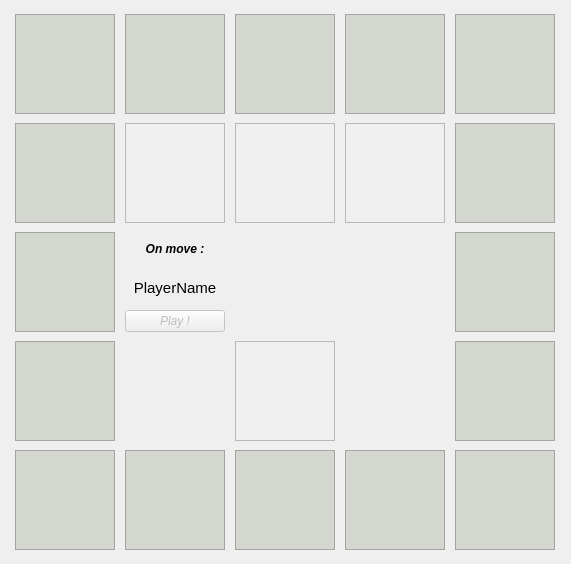
<?xml version="1.0" encoding="UTF-8"?>
<ui version="4.0">
 <class>GameWindow</class>
 <widget class="QWidget" name="GameWindow">
  <property name="geometry">
   <rect>
    <x>0</x>
    <y>0</y>
    <width>571</width>
    <height>564</height>
   </rect>
  </property>
  <property name="minimumSize">
   <size>
    <width>571</width>
    <height>564</height>
   </size>
  </property>
  <property name="maximumSize">
   <size>
    <width>571</width>
    <height>564</height>
   </size>
  </property>
  <property name="windowTitle">
   <string>Monopoly</string>
  </property>
  <layout class="QGridLayout" name="gridLayout">
   <item row="0" column="0">
    <widget class="StartField" name="field0Frame">
     <property name="minimumSize">
      <size>
       <width>100</width>
       <height>100</height>
      </size>
     </property>
     <property name="maximumSize">
      <size>
       <width>100</width>
       <height>100</height>
      </size>
     </property>
     <property name="styleSheet">
      <string notr="true">background-color: rgb(211, 215, 207);</string>
     </property>
     <property name="frameShape">
      <enum>QFrame::StyledPanel</enum>
     </property>
     <property name="frameShadow">
      <enum>QFrame::Raised</enum>
     </property>
    </widget>
   </item>
   <item row="0" column="1">
    <widget class="Field" name="field1Frame">
     <property name="minimumSize">
      <size>
       <width>100</width>
       <height>100</height>
      </size>
     </property>
     <property name="maximumSize">
      <size>
       <width>100</width>
       <height>100</height>
      </size>
     </property>
     <property name="styleSheet">
      <string notr="true">background-color: rgb(211, 215, 207);</string>
     </property>
     <property name="frameShape">
      <enum>QFrame::StyledPanel</enum>
     </property>
     <property name="frameShadow">
      <enum>QFrame::Raised</enum>
     </property>
    </widget>
   </item>
   <item row="0" column="2">
    <widget class="Field" name="field2Frame">
     <property name="minimumSize">
      <size>
       <width>100</width>
       <height>100</height>
      </size>
     </property>
     <property name="maximumSize">
      <size>
       <width>100</width>
       <height>100</height>
      </size>
     </property>
     <property name="styleSheet">
      <string notr="true">background-color: rgb(211, 215, 207);</string>
     </property>
     <property name="frameShape">
      <enum>QFrame::StyledPanel</enum>
     </property>
     <property name="frameShadow">
      <enum>QFrame::Raised</enum>
     </property>
    </widget>
   </item>
   <item row="0" column="3">
    <widget class="Field" name="field3Frame">
     <property name="minimumSize">
      <size>
       <width>100</width>
       <height>100</height>
      </size>
     </property>
     <property name="maximumSize">
      <size>
       <width>100</width>
       <height>100</height>
      </size>
     </property>
     <property name="styleSheet">
      <string notr="true">background-color: rgb(211, 215, 207);</string>
     </property>
     <property name="frameShape">
      <enum>QFrame::StyledPanel</enum>
     </property>
     <property name="frameShadow">
      <enum>QFrame::Raised</enum>
     </property>
    </widget>
   </item>
   <item row="0" column="4">
    <widget class="Field" name="field4Frame">
     <property name="minimumSize">
      <size>
       <width>100</width>
       <height>100</height>
      </size>
     </property>
     <property name="maximumSize">
      <size>
       <width>100</width>
       <height>100</height>
      </size>
     </property>
     <property name="styleSheet">
      <string notr="true">background-color: rgb(211, 215, 207);</string>
     </property>
     <property name="frameShape">
      <enum>QFrame::StyledPanel</enum>
     </property>
     <property name="frameShadow">
      <enum>QFrame::Raised</enum>
     </property>
    </widget>
   </item>
   <item row="1" column="0">
    <widget class="Field" name="field15Frame">
     <property name="minimumSize">
      <size>
       <width>100</width>
       <height>100</height>
      </size>
     </property>
     <property name="maximumSize">
      <size>
       <width>100</width>
       <height>100</height>
      </size>
     </property>
     <property name="styleSheet">
      <string notr="true">background-color: rgb(211, 215, 207);</string>
     </property>
     <property name="frameShape">
      <enum>QFrame::StyledPanel</enum>
     </property>
     <property name="frameShadow">
      <enum>QFrame::Raised</enum>
     </property>
    </widget>
   </item>
   <item row="1" column="1">
    <widget class="PlayerInfoField" name="centralPlayer1Frame">
     <property name="sizePolicy">
      <sizepolicy hsizetype="Fixed" vsizetype="Fixed">
       <horstretch>0</horstretch>
       <verstretch>0</verstretch>
      </sizepolicy>
     </property>
     <property name="maximumSize">
      <size>
       <width>100</width>
       <height>100</height>
      </size>
     </property>
     <property name="frameShape">
      <enum>QFrame::StyledPanel</enum>
     </property>
     <property name="frameShadow">
      <enum>QFrame::Raised</enum>
     </property>
    </widget>
   </item>
   <item row="1" column="2">
    <widget class="PlayerInfoField" name="centralPlayer2Frame">
     <property name="sizePolicy">
      <sizepolicy hsizetype="Fixed" vsizetype="Fixed">
       <horstretch>0</horstretch>
       <verstretch>0</verstretch>
      </sizepolicy>
     </property>
     <property name="maximumSize">
      <size>
       <width>100</width>
       <height>100</height>
      </size>
     </property>
     <property name="frameShape">
      <enum>QFrame::StyledPanel</enum>
     </property>
     <property name="frameShadow">
      <enum>QFrame::Raised</enum>
     </property>
    </widget>
   </item>
   <item row="1" column="3">
    <widget class="PlayerInfoField" name="centralPlayer3Frame">
     <property name="sizePolicy">
      <sizepolicy hsizetype="Fixed" vsizetype="Fixed">
       <horstretch>0</horstretch>
       <verstretch>0</verstretch>
      </sizepolicy>
     </property>
     <property name="maximumSize">
      <size>
       <width>100</width>
       <height>100</height>
      </size>
     </property>
     <property name="frameShape">
      <enum>QFrame::StyledPanel</enum>
     </property>
     <property name="frameShadow">
      <enum>QFrame::Raised</enum>
     </property>
    </widget>
   </item>
   <item row="1" column="4">
    <widget class="Field" name="field5Frame">
     <property name="minimumSize">
      <size>
       <width>100</width>
       <height>100</height>
      </size>
     </property>
     <property name="maximumSize">
      <size>
       <width>100</width>
       <height>100</height>
      </size>
     </property>
     <property name="styleSheet">
      <string notr="true">background-color: rgb(211, 215, 207);</string>
     </property>
     <property name="frameShape">
      <enum>QFrame::StyledPanel</enum>
     </property>
     <property name="frameShadow">
      <enum>QFrame::Raised</enum>
     </property>
    </widget>
   </item>
   <item row="2" column="0">
    <widget class="Field" name="field14Frame">
     <property name="minimumSize">
      <size>
       <width>100</width>
       <height>100</height>
      </size>
     </property>
     <property name="maximumSize">
      <size>
       <width>100</width>
       <height>100</height>
      </size>
     </property>
     <property name="styleSheet">
      <string notr="true">background-color: rgb(211, 215, 207);</string>
     </property>
     <property name="frameShape">
      <enum>QFrame::StyledPanel</enum>
     </property>
     <property name="frameShadow">
      <enum>QFrame::Raised</enum>
     </property>
    </widget>
   </item>
   <item row="2" column="4">
    <widget class="Field" name="field6Frame">
     <property name="minimumSize">
      <size>
       <width>100</width>
       <height>100</height>
      </size>
     </property>
     <property name="maximumSize">
      <size>
       <width>100</width>
       <height>100</height>
      </size>
     </property>
     <property name="styleSheet">
      <string notr="true">background-color: rgb(211, 215, 207);</string>
     </property>
     <property name="frameShape">
      <enum>QFrame::StyledPanel</enum>
     </property>
     <property name="frameShadow">
      <enum>QFrame::Raised</enum>
     </property>
    </widget>
   </item>
   <item row="3" column="0">
    <widget class="Field" name="field13Frame">
     <property name="minimumSize">
      <size>
       <width>100</width>
       <height>100</height>
      </size>
     </property>
     <property name="maximumSize">
      <size>
       <width>100</width>
       <height>100</height>
      </size>
     </property>
     <property name="styleSheet">
      <string notr="true">background-color: rgb(211, 215, 207);</string>
     </property>
     <property name="frameShape">
      <enum>QFrame::StyledPanel</enum>
     </property>
     <property name="frameShadow">
      <enum>QFrame::Raised</enum>
     </property>
    </widget>
   </item>
   <item row="3" column="2">
    <widget class="PlayerInfoField" name="centralGamerFrame">
     <property name="sizePolicy">
      <sizepolicy hsizetype="Fixed" vsizetype="Fixed">
       <horstretch>0</horstretch>
       <verstretch>0</verstretch>
      </sizepolicy>
     </property>
     <property name="maximumSize">
      <size>
       <width>100</width>
       <height>100</height>
      </size>
     </property>
     <property name="frameShape">
      <enum>QFrame::StyledPanel</enum>
     </property>
     <property name="frameShadow">
      <enum>QFrame::Raised</enum>
     </property>
    </widget>
   </item>
   <item row="3" column="4">
    <widget class="Field" name="field7Frame">
     <property name="minimumSize">
      <size>
       <width>100</width>
       <height>100</height>
      </size>
     </property>
     <property name="maximumSize">
      <size>
       <width>100</width>
       <height>100</height>
      </size>
     </property>
     <property name="styleSheet">
      <string notr="true">background-color: rgb(211, 215, 207);</string>
     </property>
     <property name="frameShape">
      <enum>QFrame::StyledPanel</enum>
     </property>
     <property name="frameShadow">
      <enum>QFrame::Raised</enum>
     </property>
    </widget>
   </item>
   <item row="4" column="0">
    <widget class="Field" name="field12Frame">
     <property name="minimumSize">
      <size>
       <width>100</width>
       <height>100</height>
      </size>
     </property>
     <property name="maximumSize">
      <size>
       <width>100</width>
       <height>100</height>
      </size>
     </property>
     <property name="styleSheet">
      <string notr="true">background-color: rgb(211, 215, 207);</string>
     </property>
     <property name="frameShape">
      <enum>QFrame::StyledPanel</enum>
     </property>
     <property name="frameShadow">
      <enum>QFrame::Raised</enum>
     </property>
    </widget>
   </item>
   <item row="4" column="1">
    <widget class="Field" name="field11Frame">
     <property name="minimumSize">
      <size>
       <width>100</width>
       <height>100</height>
      </size>
     </property>
     <property name="maximumSize">
      <size>
       <width>100</width>
       <height>100</height>
      </size>
     </property>
     <property name="styleSheet">
      <string notr="true">background-color: rgb(211, 215, 207);</string>
     </property>
     <property name="frameShape">
      <enum>QFrame::StyledPanel</enum>
     </property>
     <property name="frameShadow">
      <enum>QFrame::Raised</enum>
     </property>
    </widget>
   </item>
   <item row="4" column="2">
    <widget class="Field" name="field10Frame">
     <property name="minimumSize">
      <size>
       <width>100</width>
       <height>100</height>
      </size>
     </property>
     <property name="maximumSize">
      <size>
       <width>100</width>
       <height>100</height>
      </size>
     </property>
     <property name="styleSheet">
      <string notr="true">background-color: rgb(211, 215, 207);</string>
     </property>
     <property name="frameShape">
      <enum>QFrame::StyledPanel</enum>
     </property>
     <property name="frameShadow">
      <enum>QFrame::Raised</enum>
     </property>
    </widget>
   </item>
   <item row="4" column="3">
    <widget class="Field" name="field9Frame">
     <property name="minimumSize">
      <size>
       <width>100</width>
       <height>100</height>
      </size>
     </property>
     <property name="maximumSize">
      <size>
       <width>100</width>
       <height>100</height>
      </size>
     </property>
     <property name="styleSheet">
      <string notr="true">background-color: rgb(211, 215, 207);</string>
     </property>
     <property name="frameShape">
      <enum>QFrame::StyledPanel</enum>
     </property>
     <property name="frameShadow">
      <enum>QFrame::Raised</enum>
     </property>
    </widget>
   </item>
   <item row="4" column="4">
    <widget class="Field" name="field8Frame">
     <property name="minimumSize">
      <size>
       <width>100</width>
       <height>100</height>
      </size>
     </property>
     <property name="maximumSize">
      <size>
       <width>100</width>
       <height>100</height>
      </size>
     </property>
     <property name="styleSheet">
      <string notr="true">background-color: rgb(211, 215, 207);</string>
     </property>
     <property name="frameShape">
      <enum>QFrame::StyledPanel</enum>
     </property>
     <property name="frameShadow">
      <enum>QFrame::Raised</enum>
     </property>
    </widget>
   </item>
   <item row="2" column="1">
    <layout class="QVBoxLayout" name="centralPanelLayout">
     <item>
      <widget class="QLabel" name="onMoveLabel">
       <property name="font">
        <font>
         <weight>75</weight>
         <italic>true</italic>
         <bold>true</bold>
        </font>
       </property>
       <property name="text">
        <string>On move :</string>
       </property>
       <property name="alignment">
        <set>Qt::AlignCenter</set>
       </property>
      </widget>
     </item>
     <item>
      <widget class="QLabel" name="label">
       <property name="font">
        <font>
         <pointsize>11</pointsize>
        </font>
       </property>
       <property name="text">
        <string>PlayerName</string>
       </property>
       <property name="alignment">
        <set>Qt::AlignCenter</set>
       </property>
      </widget>
     </item>
     <item>
      <widget class="QPushButton" name="onMoveButton">
       <property name="enabled">
        <bool>false</bool>
       </property>
       <property name="font">
        <font>
         <italic>true</italic>
        </font>
       </property>
       <property name="text">
        <string>Play !</string>
       </property>
      </widget>
     </item>
    </layout>
   </item>
  </layout>
 </widget>
 <customwidgets>
  <customwidget>
   <class>StartField</class>
   <extends>QFrame</extends>
   <header location="global">field.hpp</header>
   <container>1</container>
  </customwidget>
  <customwidget>
   <class>Field</class>
   <extends>QFrame</extends>
   <header location="global">field.hpp</header>
   <container>1</container>
  </customwidget>
  <customwidget>
   <class>PlayerInfoField</class>
   <extends>QFrame</extends>
   <header location="global">playerinfofield.hpp</header>
   <container>1</container>
  </customwidget>
 </customwidgets>
 <resources/>
 <connections/>
</ui>
